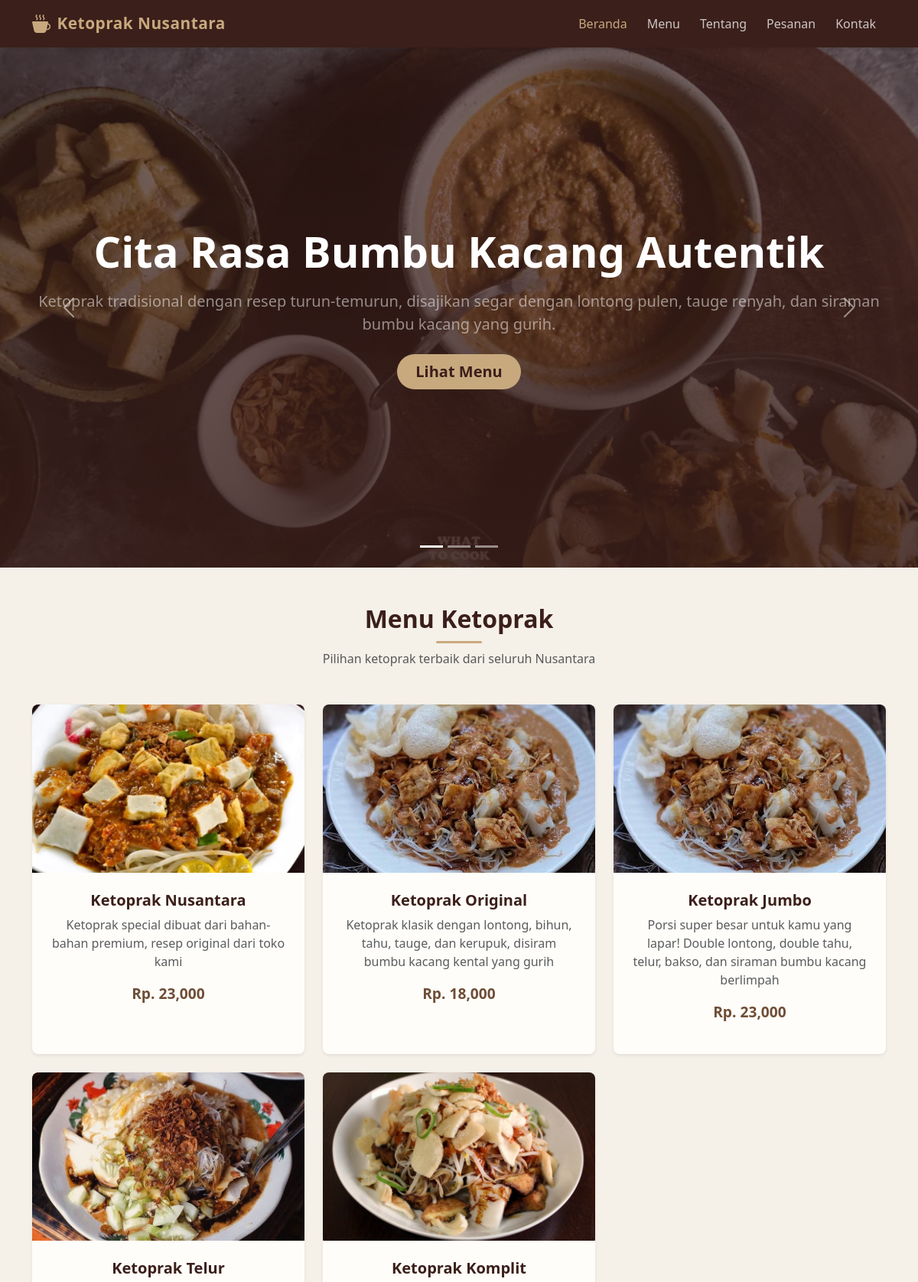
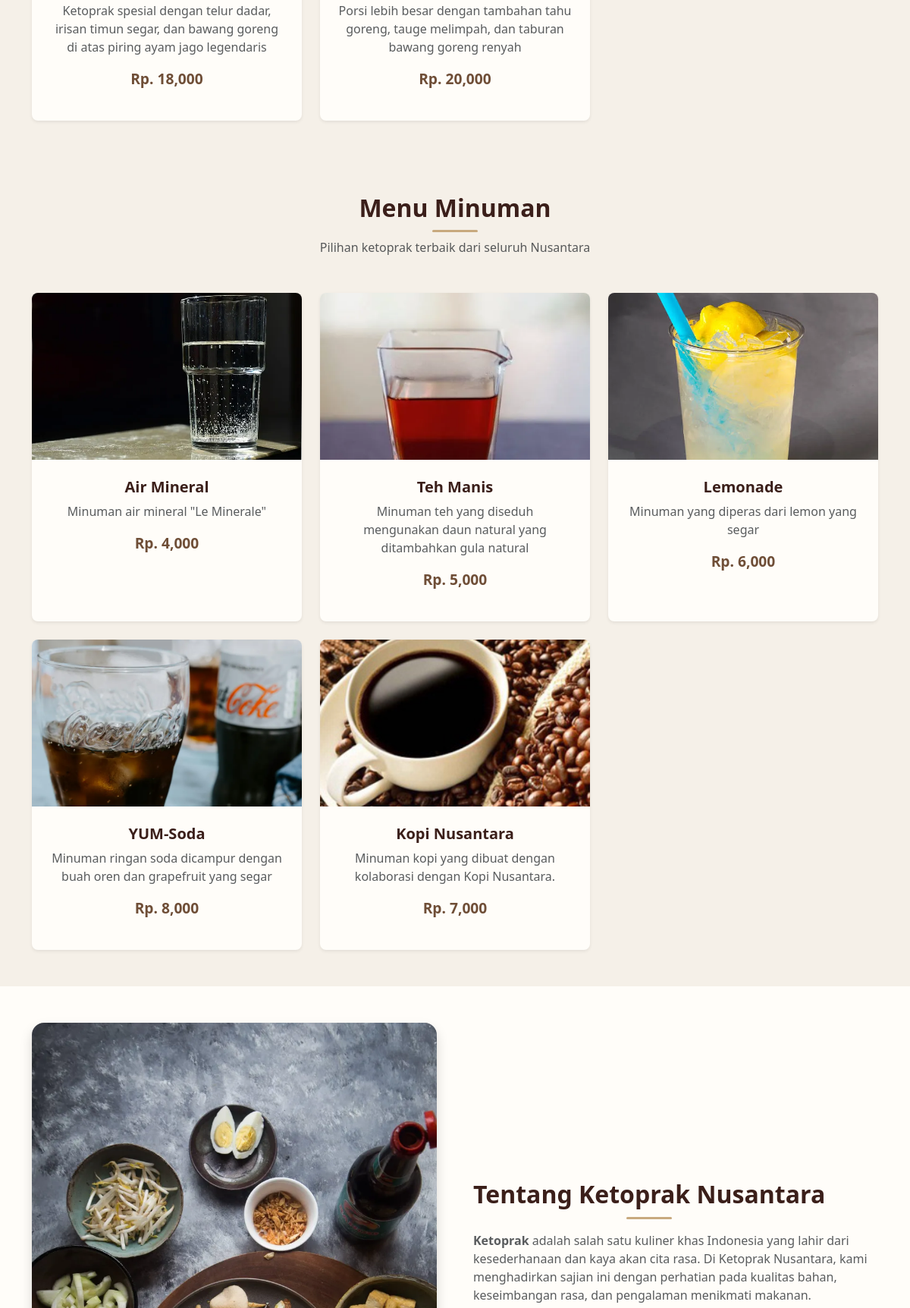
Page /KetoprakNusantara/index.php (upper part) on the committed database (2 pictures, top to bottom).
### tables this page shows
CREATE TABLE `foodlist` (
  `foodID` varchar(6) NOT NULL,
  `foodName` varchar(20) NOT NULL,
  `foodIMG` varchar(200) NOT NULL,
  `foodDesc` varchar(200) NOT NULL,
  `price` int(11) NOT NULL
);

CREATE TABLE `drinklist` (
  `drinkID` varchar(6) NOT NULL,
  `drinkName` varchar(20) NOT NULL,
  `drinkIMG` varchar(200) NOT NULL,
  `drinkDesc` varchar(200) NOT NULL,
  `price` int(11) NOT NULL
);

### KetoprakNusantara/index.php (the view, shortened to what this page needs)
<!DOCTYPE html>
<html lang="id">
<?php
  include("includes\config.php");
  $foodlist = $conn->query("SELECT * FROM foodlist");
  $drinklist = $conn->query("SELECT * FROM drinklist");
?>
<head>
  <link href="https://cdn.jsdelivr.net/npm/bootstrap@5.3.3/dist/css/bootstrap.min.css" rel="stylesheet">
  <link rel="stylesheet" href="https://cdn.jsdelivr.net/npm/bootstrap-icons@1.11.3/font/bootstrap-icons.min.css">
  <link rel="stylesheet" href="css/style.css" />
</head>
<body>
  <nav class="navbar navbar-expand-lg navbar-dark kn-navbar sticky-top shadow-sm">
    <div class="container">
      <a class="navbar-brand fw-bold d-flex align-items-center" href="#">
        <i class="bi bi-cup-hot-fill me-2 fs-4"></i>
        Ketoprak Nusantara
      </a>
      <div class="collapse navbar-collapse" id="navbarNav">
        <ul class="navbar-nav ms-auto">
          <li class="nav-item"><a class="nav-link active" aria-current="page" href="#beranda">Beranda</a></li>
          <li class="nav-item"><a class="nav-link" href="#menu">Menu</a></li>
          <li class="nav-item"><a class="nav-link" href="#tentang">Tentang</a></li>
          <li class="nav-item"><a class="nav-link" href="#faq">Pesanan</a></li>
          <li class="nav-item"><a class="nav-link" href="#kontak">Kontak</a></li>
        </ul>
      </div>
    </div>
  </nav>
  <section id="beranda">
    <div id="heroCarousel" class="carousel slide" data-bs-ride="carousel">
      <div class="carousel-indicators">
        <button type="button" data-bs-target="#heroCarousel" data-bs-slide-to="0" class="active" aria-current="true" aria-label="Slide 1"></button>
        <button type="button" data-bs-target="#heroCarousel" data-bs-slide-to="1" aria-label="Slide 2"></button>
        <button type="button" data-bs-target="#heroCarousel" data-bs-slide-to="2" aria-label="Slide 3"></button>
      </div>
      <div class="carousel-inner">
        <div class="carousel-item active kn-carousel-item">
          <img src="img/carousel1.jpg" class="d-block w-100" alt="Hero 1">
          <div class="kn-carousel-overlay d-flex align-items-center justify-content-center text-center">
            <div class="container">
              <h1 class="display-4 fw-bold text-white mb-3">Cita Rasa Bumbu Kacang Autentik</h1>
              <p class="lead text-white-50 mb-4">Ketoprak tradisional dengan resep turun-temurun, disajikan segar dengan lontong pulen, tauge renyah, dan siraman bumbu kacang yang gurih.</p>
              <a href="#menu" class="btn btn-lg kn-btn-primary rounded-pill px-4">Lihat Menu</a>
            </div>
          </div>
        </div>
      </div>
      <button class="carousel-control-prev" type="button" data-bs-target="#heroCarousel" data-bs-slide="prev">
        <span class="carousel-control-prev-icon" aria-hidden="true"></span>
      </button>
      <button class="carousel-control-next" type="button" data-bs-target="#heroCarousel" data-bs-slide="next">
        <span class="carousel-control-next-icon" aria-hidden="true"></span>
      </button>
    </div>
  </section>
  <section id="menu" class="py-5 kn-section-menu">
    <div class="container">
      <div class="text-center mb-5">
        <h2 class="fw-bold kn-heading">Menu Ketoprak</h2>
        <p class="text-muted">Pilihan ketoprak terbaik dari seluruh Nusantara</p>
      </div>
      <div class="row g-4">
        <?php while($row = mysqli_fetch_array($foodlist)) { ?>
        <div class="col-12 col-md-6 col-lg-4">
          <div class="card kn-card h-100 shadow-sm rounded-3 border-0" data-bs-toggle="modal" data-bs-target="#<?php echo $row['foodID'] ?>" style="cursor:pointer;">
            <img src="img\<?php echo $row['foodIMG'] ?>" class="card-img-top kn-card-img" alt="<?php echo $row['foodName'] ?>" />
            <div class="card-body text-center p-4">
              <h5 class="card-title fw-bold"><?php echo $row['foodName'] ?></h5>
              <p class="card-text text-muted"><?php echo $row['foodDesc']?></p>
              <p class="kn-price fw-bold">Rp. <?php echo number_format($row['price']) ?></p>
            </div>
          </div>
        </div>
        <?php } ?>
      </div>
    </div>
  </section>
  <section id="menu" class="py-5 kn-section-menu">
    <div class="container">
      <div class="text-center mb-5">
        <h2 class="fw-bold kn-heading">Menu Minuman</h2>
        <p class="text-muted">Pilihan ketoprak terbaik dari seluruh Nusantara</p>
      </div>
      <div class="row g-4">
        <?php while($row = mysqli_fetch_array($drinklist)) { ?>
        <div class="col-12 col-md-6 col-lg-4">
          <div class="card kn-card h-100 shadow-sm rounded-3 border-0" data-bs-toggle="modal" data-bs-target="#<?php echo $row['drinkID']?>" style="cursor:pointer;">
            <img src="img\<?php echo $row['drinkIMG'] ?>" class="card-img-top kn-card-img" alt="<?php echo $row['drinkName'] ?>" />
            <div class="card-body text-center p-4">
              <h5 class="card-title fw-bold"><?php echo $row['drinkName'] ?></h5>
              <p class="card-text text-muted"><?php echo $row['drinkDesc']?></p>
              <p class="kn-price fw-bold">Rp. <?php echo number_format($row['price']) ?></p>
            </div>
          </div>
        </div>
        <?php } ?>
      </div>
    </div>
  </section>
  <section id="tentang" class="py-5 kn-section-tentang">
    <div class="container">
      <div class="row align-items-center g-5">
        <div class="col-12 col-lg-6 text-center">
          <img src="img/about.jpg" alt="Tentang Ketoprak Nusantara" class="img-fluid rounded-4 shadow" />
        </div>
        <div class="col-12 col-lg-6">
          <h2 class="fw-bold kn-heading mb-3">Tentang Ketoprak Nusantara</h2>
          <p class="text-muted mb-3">
            <strong>Ketoprak</strong> adalah salah satu kuliner khas Indonesia yang lahir dari kesederhanaan dan kaya akan cita rasa. Di Ketoprak Nusantara, kami menghadirkan sajian ini dengan perhatian pada kualitas bahan, keseimbangan rasa, dan pengalaman menikmati makanan.
          </p>
        </div>
      </div>
    </div>
  </section>
</body>
</html>

### KetoprakNusantara/css/style.css (style rules this page uses)
:root { --kn-brown-dark: #3b1f1a; --kn-brown: #5c3a2e; --kn-brown-medium: #6f4e37; --kn-brown-light: #a67c52; --kn-gold: #c8a97e; --kn-cream: #f5f0e8; --kn-cream-dark: #ebe3d5; --kn-white: #fffdf9; --kn-text: #3b2f2f; --kn-text-muted: #7a6b6b; }
body { font-family: 'Segoe UI', Tahoma, Geneva, Verdana, sans-serif; color: var(--kn-text); background-color: var(--kn-white); overflow-x: hidden; }
html { scroll-behavior: smooth; }
.kn-heading { color: var(--kn-brown-dark); position: relative; display: inline-block; }
.kn-heading::after { content: ''; display: block; width: 60px; height: 3px; background-color: var(--kn-gold); margin: 10px auto 0; border-radius: 2px; }
.kn-navbar { background-color: var(--kn-brown-dark) !important; }
.kn-navbar .navbar-brand { color: var(--kn-gold) !important; font-size: 1.3rem; letter-spacing: 0.5px; }
.kn-navbar .nav-link { color: rgba(255, 255, 255, 0.75) !important; font-weight: 500; transition: color 0.3s ease; margin: 0 5px; }
.kn-navbar .nav-link:hover, .kn-navbar .nav-link.active { color: var(--kn-gold) !important; }
.kn-carousel-item { height: 85vh; min-height: 400px; position: relative; }
.kn-carousel-item img { object-fit: cover; height: 100%; width: 100%; }
.kn-carousel-overlay { position: absolute; top: 0; left: 0; width: 100%; height: 100%; background: linear-gradient( to bottom, rgba(59, 31, 26, 0.6), rgba(59, 31, 26, 0.85) ); }
.kn-btn-primary { background-color: var(--kn-gold); color: var(--kn-brown-dark); border: none; font-weight: 600; transition: all 0.3s ease; }
.kn-section-menu { background-color: var(--kn-cream); }
.kn-card { background-color: var(--kn-white); transition: transform 0.3s ease, box-shadow 0.3s ease; overflow: hidden; cursor: pointer; }
.kn-card-img { height: 220px; object-fit: cover; transition: transform 0.4s ease; }
.kn-card .card-title { color: var(--kn-brown-dark); }
.kn-price { color: var(--kn-brown-medium); font-size: 1.2rem; }
.kn-section-tentang { background-color: var(--kn-white); }

### rows in the picture
foodlist: shows a picture, foodName "Ketoprak Nusantara", foodDesc "Ketoprak special dibuat dari bahan-bahan premium, resep original dari toko kami", price "23,000"
foodlist: foodName "Ketoprak Original", foodDesc "Ketoprak klasik dengan lontong, bihun, tahu, tauge, dan kerupuk, disiram bumbu kacang kental yang gurih", price "18,000"
foodlist: foodName "Ketoprak Jumbo", foodDesc "Porsi super besar untuk kamu yang lapar! Double lontong, double tahu, telur, bakso, dan siraman bumbu kacang berlimpah", price "23,000"
foodlist: shows a picture, foodName "Ketoprak Telur", foodDesc "Ketoprak spesial dengan telur dadar, irisan timun segar, dan bawang goreng di atas piring ayam jago legendaris", price "18,000"
foodlist: shows a picture, foodName "Ketoprak Komplit", foodDesc "Porsi lebih besar dengan tambahan tahu goreng, tauge melimpah, dan taburan bawang goreng renyah", price "20,000"
drinklist: shows a picture, drinkName "Air Mineral", drinkDesc "Minuman air mineral \"Le Minerale\"", price "4,000"
drinklist: shows a picture, drinkName "Teh Manis", drinkDesc "Minuman teh yang diseduh mengunakan daun natural yang ditambahkan gula natural", price "5,000"
drinklist: shows a picture, drinkName "Lemonade", drinkDesc "Minuman yang diperas dari lemon yang segar", price "6,000"
drinklist: shows a picture, drinkName "YUM-Soda", drinkDesc "Minuman ringan soda dicampur dengan buah oren dan grapefruit yang segar", price "8,000"
drinklist: shows a picture, drinkName "Kopi Nusantara", drinkDesc "Minuman kopi yang dibuat dengan kolaborasi dengan Kopi Nusantara.", price "7,000"
